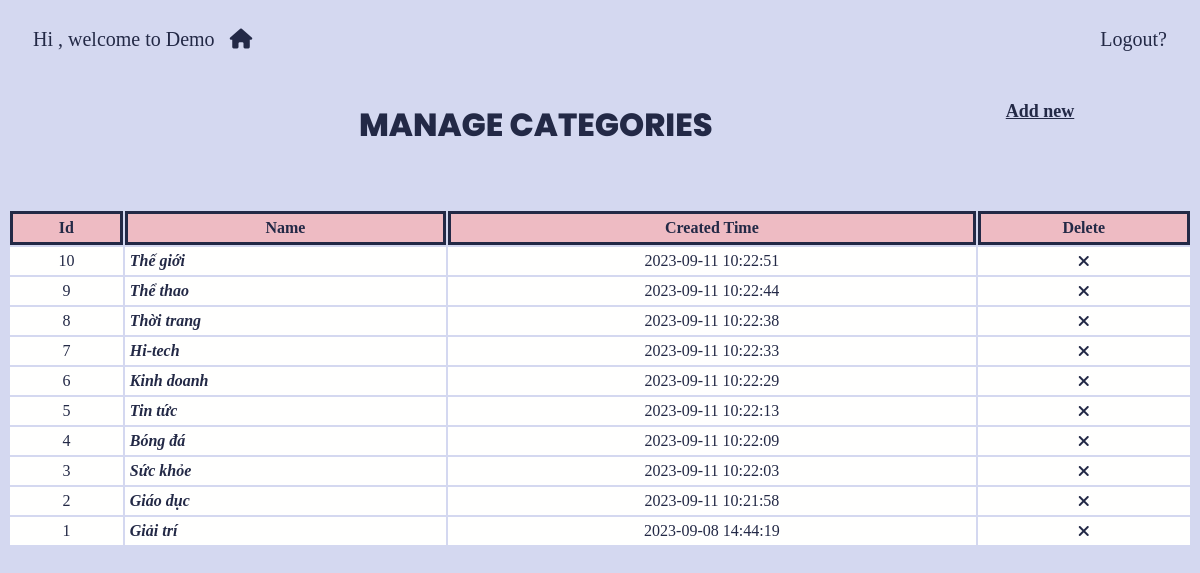
The page /vdWebTinTuc/admin/categories/index.php on the database its author committed.
### tables this page shows
CREATE TABLE `categories` (
  `id` int(15) NOT NULL,
  `name` varchar(255) NOT NULL,
  `created_by` int(15) NOT NULL,
  `created_time` datetime DEFAULT current_timestamp()
);

### vdWebTinTuc/apps/libs/router.php (called while the page is built, shortened)
<?php
    class apps_libs_router{
        public function createUrl($url, $param = []) {
            if($url)
                $param[self::PARAM_NAME] = $url;
            return $_SERVER['PHP_SELF'].'?'. http_build_query($param);
        }
    }
?>

### vdWebTinTuc/apps/libs/dbConnection.php (called while the page is built, shortened)
<?php
    class apps_libs_dbConnection{
        protected $username = 'root';
        protected $password = "";
        protected $host = 'localhost';
        protected $database = 'PHP';
        protected $tableName;
        protected $queryParams = [];
        protected static $connectionInstance = null;
        public function connect() {
            if(self::$connectionInstance === null){
                try{
                    self::$connectionInstance = new PDO('mysql:host='.$this->host.';dbname='.$this->database,
                            $this->username, $this->password);
                    self::$connectionInstance->setAttribute(PDO::ATTR_ERRMODE, PDO::ERRMODE_EXCEPTION);
                } catch (Exception $ex) {
                    echo "ERROR: ".$ex->getMessage();
                    die();
                }
            }
        }
        public function query($sql, $param = []) {
            $q = self::$connectionInstance->prepare($sql);
            if(is_array($param) && $param)
                $q->execute($param);
            else
                $q->execute();
            return $q;
        }
        public function buildQueryParams($params = []) {
            $default = [
                "SELECT"=>"*",
                "WHERE"=>"",
                "OTHER"=>"",
                "params"=>"",
                "field"=>"",
                "value"=>[],
                "JOIN"=>""
            ];
            $this->queryParams = array_merge($default, $params);
            return $this;
        }
        public function buildCondition($condition){
            if(trim($condition))
                return "WHERE ".$condition;
            else
                return "";
        }
        public function select() {
            $sql = "SELECT ".$this->queryParams['SELECT']
                   ." FROM ".$this->tableName
                   ." ".$this->queryParams['JOIN']
                   ." ".$this->buildCondition($this->queryParams['WHERE'])
                   ." ".$this->queryParams['OTHER'];
            $query = $this->query($sql, $this->queryParams['params']);
            return $query->fetchAll(PDO::FETCH_ASSOC);
        }
    }
?>

### vdWebTinTuc/admin/categories/index.php (the view, shortened to what this page needs)
<?php
    $categories = new apps_models_categories();
    $query = $categories->buildQueryParams(["OTHER"=>"ORDER BY created_time DESC"])->select();
?>
<html>
    <head>
        <link rel="stylesheet" href="../CSS/index.css">
        <?php include 'head.php'?>
    </head>
    <body>
        <div class="title">
            <h1>MANAGE CATEGORIES</h1>
            <a href="<?= $router->createUrl('categories/detail')?>">Add new</a>
        </div>
        <div class="show-data" style="font-family: vPoppinsR;">
            <table style="width: 100%">
                <tr id="column">
                    <td>Id</td>
                    <td>Name</td>
                    <td>Created Time</td>
                    <td>Delete</td>
                </tr>
                <?php
                    foreach($query as $row){
                    ?>
                        <tr>
                            <td><?= $row['id']?></td>
                            <td id="name" onclick="location.href='<?= $router->createUrl('categories/detail', ['id'=>$row['id']])?>'">
                                <?= $row['name']?>
                            </td>
                            <td><?= $row['created_time']?></td>
                            <td id="del" onclick="location.href='<?= $router->createUrl('categories/delete', ["id"=>$row['id']])?>'"><i class="fa-solid fa-xmark"></i></td>
                        </tr>
                    <?php
                    }
                ?>
            </table>
        </div>
    </body>
</html>

### vdWebTinTuc/CSS/index.css (style rules this page uses)
.title { margin-bottom: 30px; }
a { text-decoration: none; color: currentColor; }
.title a { padding: 30px 10px; font-size: 18px; font-weight: bold; text-decoration: underline; margin-left: 40px; }
.show-data { display: flex; justify-content: center; }
.show-data #column td { font-weight: bold; background-color: var(--effect-color); border: 3px solid var(--dark-color); }
.show-data td { padding: 5px; text-align: center; }
.show-data #name { text-align: left; }
.show-data tr { background-color: var(--light-color); }
#name { font-style: italic; font-weight: bold; }
#name, #edit, #del { cursor: pointer; }

### vdWebTinTuc/admin/head.php (style rules this page uses)
:root { --dark-color: #232946; --light-color: #fffffe; --effect-color: #eebbc3; --border-color: #121629; --read-color: #d4d8f0; }
body { font-family: vPoppinsR; background-color: var(--read-color); color: var(--dark-color); }
.title { width: 100%; display: flex; justify-content: center; align-content: center; }
.title h1 { width: 100vh; font-family: vPoppinsB; margin: 10px 0; padding: 20px; display: flex; justify-content: center; }

### rows shown on the page
categories: id "10", name "Thế giới", created_time "2023-09-11 10:22:51"
categories: id "9", name "Thể thao", created_time "2023-09-11 10:22:44"
categories: id "8", name "Thời trang", created_time "2023-09-11 10:22:38"
categories: id "7", name "Hi-tech", created_time "2023-09-11 10:22:33"
categories: id "6", name "Kinh doanh", created_time "2023-09-11 10:22:29"
categories: id "5", name "Tin tức", created_time "2023-09-11 10:22:13"
categories: id "4", name "Bóng đá", created_time "2023-09-11 10:22:09"
categories: id "3", name "Sức khỏe", created_time "2023-09-11 10:22:03"
categories: id "2", name "Giáo dục", created_time "2023-09-11 10:21:58"
categories: id "1", name "Giải trí", created_time "2023-09-08 14:44:19"
